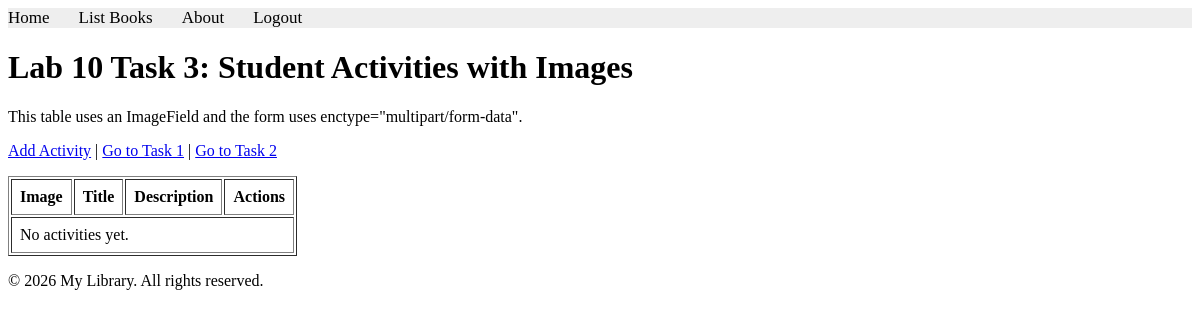
Before: /books/lab10/task3/activities (signed in) with the older database file.
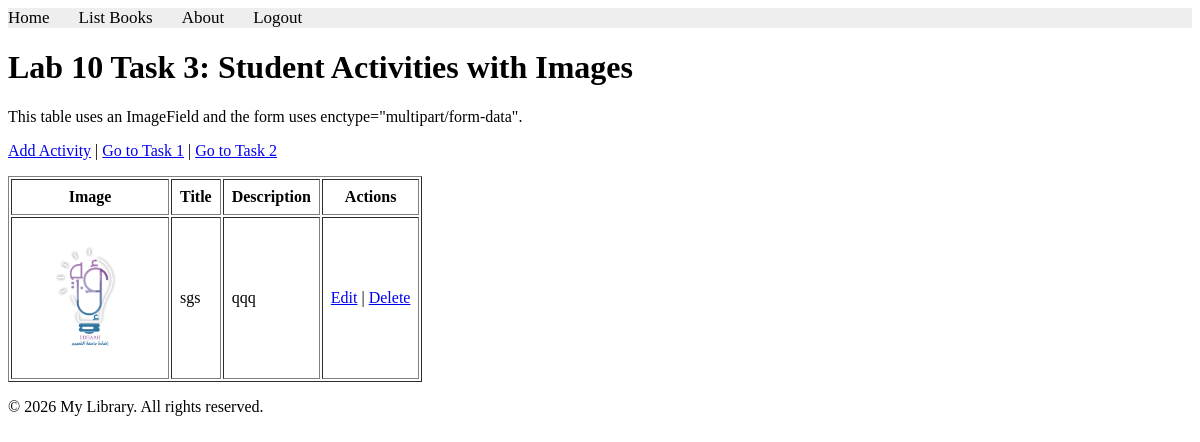
After: the same page with the newer database file.
### apps/bookmodule/models.py (models this page shows, shortened)
class StudentActivity(models.Model):
    title = models.CharField(max_length=150)
    description = models.TextField(blank=True)
    image = models.FileField(
        upload_to='student_activities/',
        validators=[FileExtensionValidator(['jpg', 'jpeg', 'png', 'gif', 'webp'])],
    )
    created_at = models.DateTimeField(auto_now_add=True)

### apps/bookmodule/views.py (the view)
# urls.py: path('lab10/task3/activities', views.lab10_task3_activities, name="books.lab10_task3_activities"),
@login_required(login_url='/users/login')
def lab10_task3_activities(request):
    activities = StudentActivity.objects.order_by('-created_at')
    return render(
        request,
        'bookmodule/lab10_task3_activities.html',
        {'activities': activities},
    )

### apps/templates/bookmodule/lab10_task3_activities.html (shortened to what this page needs)
{% extends "layouts/base.html" %}
{% block content %}
<h1>Lab 10 Task 3: Student Activities with Images</h1>
<p>This table uses an ImageField and the form uses enctype="multipart/form-data".</p>
<p>
  <a href="{% url 'books.lab10_task3_add_activity' %}">Add Activity</a> |
  <a href="{% url 'books.lab10_task1_students' %}">Go to Task 1</a> |
  <a href="{% url 'books.lab10_task2_students' %}">Go to Task 2</a>
</p>
<table border="1" cellpadding="8">
  <tr>
    <th>Image</th>
    <th>Title</th>
    <th>Description</th>
    <th>Actions</th>
  </tr>
  {% for activity in activities %}
  <tr>
    <td>
      {% if activity.image %}
        <img src="{{ activity.image.url }}" alt="{{ activity.title }}" width="140">
      {% endif %}
    </td>
    <td>{{ activity.title }}</td>
    <td>{{ activity.description }}</td>
    <td>
      <a href="{% url 'books.lab10_task3_edit_activity' activity.id %}">Edit</a> |
      <a href="{% url 'books.lab10_task3_delete_activity' activity.id %}">Delete</a>
    </td>
  </tr>
  {% empty %}
  <tr><td colspan="4">No activities yet.</td></tr>
  {% endfor %}
</table>
{% endblock content %}

Changed rows visible on the page:
added StudentActivity: image (picture), title "sgs", description "qqq"
Other visible differences:
text no longer shown: "No activities yet."
